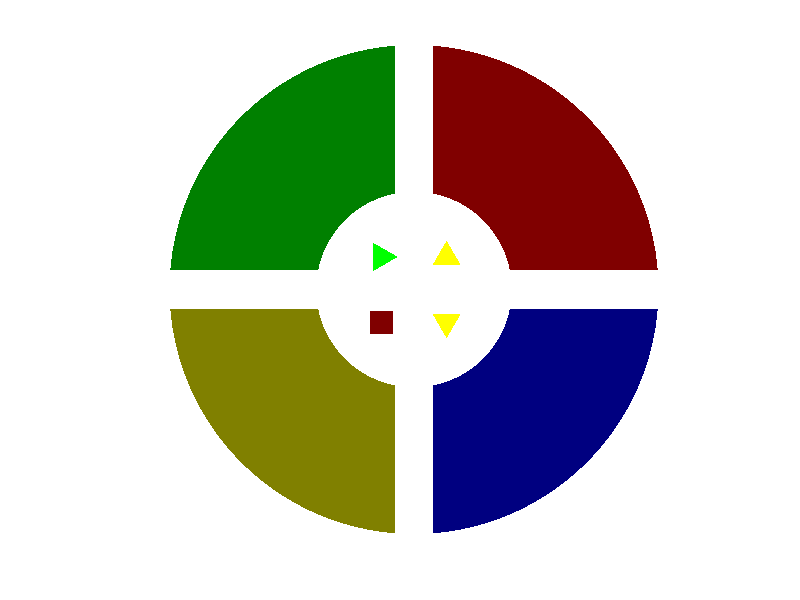

Recreate this plot in MATLAB.
function simon(varargin)
%SIMON Do what Simon Says...
%   SIMON starts the standard game.
%   SIMON(N) starts the game with N keys.
%
%   Instructions:
%   - Press the start button (the green triangle pointing to the right) to
%     start the game. 
%   - Look and listen to what Simon says and repeat it. 
%   - Press the stop button (the red square) to stop the game. 
%   - Press the up and down buttons (the yellow triangles pointing up and 
%     down) to change the number of buttons.
%   - The numbers in the middle give the current score, the high score and
%     the numbers of buttons.
%
%   Example:
%     simon    start the standard game with four buttons.
%     simon(6) start the game with six buttons.

%   Eduard van der Zwan, 21-Jan-2007

%handle input
if nargin==0
    numberOfButtons=4;
elseif nargin==1 
    numberOfButtons=varargin{1};
    if ~isnumeric(numberOfButtons)||rem(numberOfButtons,1)~=0||numberOfButtons<=1
        error('Input must be an integer larger then 1.')
    end
else
    error('Too many input arguments.')
end

%load high score file
highScoreFile=[fileparts(which(mfilename)) filesep 'simonHighScore.mat'];
if exist(highScoreFile,'file')
    load(highScoreFile)
    if length(highScore)<numberOfButtons
        %we started with a high number of buttons
        highScore(numberOfButtons)=0;
    end
else
    highScore=zeros(numberOfButtons,1);
end
%create figure
h.figure=figure(...
    'Name','Simon',...
    'NumberTitle','off',....
    'Color','k',...
    'Toolbar','none',...
    'MenuBar','none',...
    'CloseRequestFcn',@closeRequest);

%user data
g=struct(...
    'buttonTime',0.2,...seconds
    'intervalTime',0.3,...seconds
    'sampleFrequency',10000,...Hz
    'dimRatio',0.5,...ratio between lid and dimmed button color
    'innerRadius',1.2,...of the big buttons
    'outerRadius',3,...of the big buttons
    'buttonStepRatio',0.1,...ratio between gap and button size
    'startButtonColor',[0 1 0],...green
    'stopButtonColor',[1 0 0],...red
    'upDownButtonColor',[1 1 0],...yellow
    'buttonRadius',0.2,...of the small button
    'oldPosition',get(h.figure,'Position'),...
    'numberOfButtons',numberOfButtons,...
    'highScore',highScore,...
    'highScoreFile',highScoreFile,...
    'userSequence',[],...
    'simonSequence',[],...
    'playUserSequence',false);

set(h.figure,'UserData',g);

%create axes
h.axes=axes(...
    'DataAspectRatio',[1 1 1],...
    'NextPlot','add',...
    'Visible','off',...
    'Parent',h.figure);

%create small buttons
%location of buttuns relative to origin
xButton=[-2 -2 2 2]*g.buttonRadius;
yButton=[2 -2 2 -2]*g.buttonRadius;

%create start button
angle=linspace(0,2*pi,4);
x=xButton(1)+cos(angle)*g.buttonRadius;
y=yButton(1)+sin(angle)*g.buttonRadius;
h.startButton=patch(...
    x,y,g.startButtonColor,...
    'EdgeColor','none',...
    'Parent',h.axes,...
    'BusyAction','cancel',...
    'Interruptible','off');

%create stop button
angle=linspace(0.25*pi,2.25*pi,5);
x=xButton(2)+cos(angle)*g.buttonRadius;
y=yButton(2)+sin(angle)*g.buttonRadius;
h.stopButton=patch(...
    x,y,g.stopButtonColor*g.dimRatio,...
    'EdgeColor','none',...
    'Parent',h.axes,...
    'BusyAction','cancel',...
    'Interruptible','off');

%create up button
angle=linspace(0.5*pi,2.5*pi,4);
x=xButton(3)+cos(angle)*g.buttonRadius;
y=yButton(3)+sin(angle)*g.buttonRadius;
h.upButton=patch(...
    x,y,g.upDownButtonColor,...
    'EdgeColor','none',...
    'Parent',h.axes,...
    'BusyAction','cancel',...
    'Interruptible','off');

%create down button
angle=linspace(1.5*pi,3.5*pi,4);
x=xButton(4)+cos(angle)*g.buttonRadius;
y=yButton(4)+sin(angle)*g.buttonRadius;
h.downButton=patch(...
    x,y,g.upDownButtonColor,...
    'EdgeColor','none',...
    'Parent',h.axes,...
    'BusyAction','cancel',...
    'Interruptible','off');

%create score text
h.score=text(...
    'Parent',h.axes,...
    'HorizontalAlignment','Center',...
    'VerticalAlignment','Middle',...
    'FontSize',18,...
    'FontWeight','Bold',...
    'Color','w');
setScore(h)

%create buttons in circle
createButtons(h)


function createButtons(h)
%create buttons in the circle
g=get(h.figure,'UserData');

%determine colors and sounds
%about sounds:
%   the 'A' has a frequency of 440 Hz. All other frequncies of the piano
%   keys can be be determined with:
%       keyFrequency=440*2^(keyNumber/12) 
%   in which keyNumber is the number of the key relative to the 'A' key;
%   with 'A' being 0, left of that key minus numbers, and right of that key
%   plus numbers
if g.numberOfButtons==4 
    %original colors and sounds
    buttonCollor=[1 0 0;0 1 0;1 1 0;0 0 1]*g.dimRatio;
    %red = [1 0 0], green = [0 1 0], yellow = [1 1 0] and blue = [0 0 1]
    buttonFrequency=440*2.^([0 12 10 5]/12);
    %A = 0, a = 12, G = 10 and D = 5
else
    buttonCollor=hsv(g.numberOfButtons)*g.dimRatio;
    buttonFrequency=440*2.^((0:g.numberOfButtons-1)/12);
end

buttonWidthAngle=2*pi/g.numberOfButtons;
outerAngleStep=buttonWidthAngle*g.buttonStepRatio;
innerAngleStep=outerAngleStep*g.outerRadius/g.innerRadius;

h.button=[];
for buttonNumber=1:g.numberOfButtons
    %user data for button
    signalVector=sin(linspace(0,buttonFrequency(buttonNumber)*g.buttonTime*2*pi,g.sampleFrequency*g.buttonTime));
    b=struct(...
        'signalVector',signalVector,...
        'buttonNumber',buttonNumber);
    %draw button
    buttonAngle=(buttonNumber-1)*buttonWidthAngle;
    innerArc=linspace(buttonAngle,buttonAngle+buttonWidthAngle-innerAngleStep,20)+innerAngleStep/2;
    outerArc=linspace(buttonAngle,buttonAngle+buttonWidthAngle-outerAngleStep,40)+outerAngleStep/2;
    x=[g.innerRadius*cos(innerArc) g.outerRadius*cos(fliplr(outerArc))];
    y=[g.innerRadius*sin(innerArc) g.outerRadius*sin(fliplr(outerArc))];
    h.button(buttonNumber)=patch(...
        x,y,buttonCollor(buttonNumber,:),...
        'EdgeColor','none',...
        'Parent',h.axes,...
        'UserData',b,...
        'BusyAction','cancel',...
        'Interruptible','off');
end

%set object functions including the handles to above buttons
for buttonNumber=1:g.numberOfButtons
    set(h.button(buttonNumber),'ButtonDownFcn',{@buttonDown,h})
end
set(h.startButton,'ButtonDownFcn',{@startButtonDown,h});
set(h.stopButton,'ButtonDownFcn',{@stopButtonDown,h});
set(h.upButton,'ButtonDownFcn',{@upButtonDown,h});
set(h.downButton,'ButtonDownFcn',{@downButtonDown,h});
set(h.figure,'ResizeFcn',{@resize,h})


function startButtonDown(hStartButton,eventdata,h)
%start button is pressed
g=get(h.figure,'UserData');
startButtonColor=get(hStartButton,'FaceColor');
if isequal(startButtonColor,g.startButtonColor)
    %make buttons inactive
    set(hStartButton,'FaceColor',g.startButtonColor*g.dimRatio)
    set(h.upButton,'FaceColor',g.upDownButtonColor*g.dimRatio)
    set(h.downButton,'FaceColor',g.upDownButtonColor*g.dimRatio)
    %make stop button active
    set(h.stopButton,'FaceColor',g.stopButtonColor)
    playSimonSequence(h)
end


function stopButtonDown(hStopButton,eventdata,h)
%stop button is pressed
g=get(h.figure,'UserData');
stopButtonColor=get(hStopButton,'FaceColor');
if isequal(stopButtonColor,g.stopButtonColor)
    %make stop button inactive
    set(hStopButton,'FaceColor',g.stopButtonColor*g.dimRatio)
    %make buttons active
    set(h.startButton,'FaceColor',g.startButtonColor)
    set(h.upButton,'FaceColor',g.upDownButtonColor)
    set(h.downButton,'FaceColor',g.upDownButtonColor)
    %reset data
    g.userSequence=[];
    g.simonSequence=[];
    g.playUserSequence=false;
    set(h.figure,'UserData',g)
end


function upButtonDown(hUpButton,eventdata,h)
%up button is pressed
g=get(h.figure,'UserData');
upButtonColor=get(hUpButton,'FaceColor');
if isequal(upButtonColor,g.upDownButtonColor)
    g.numberOfButtons=g.numberOfButtons+1;
    %expand high score
    if length(g.highScore)<g.numberOfButtons
        g.highScore(g.numberOfButtons)=0;
    end
    set(h.figure,'UserData',g)
    setScore(h)
    delete(h.button)
    %create buttons in circle
    createButtons(h)
end


function downButtonDown(hDownButton,eventdata,h)
%down button is pressed
g=get(h.figure,'UserData');
downButtonColor=get(hDownButton,'FaceColor');
if isequal(downButtonColor,g.upDownButtonColor) && g.numberOfButtons>2
    g.numberOfButtons=g.numberOfButtons-1;
    set(h.figure,'UserData',g)
    setScore(h)
    delete(h.button)
    %create buttons in circle
    createButtons(h)
end


function buttonDown(hButton,eventdata,h)
%a button in the circle is pressed
g=get(h.figure,'UserData');
b=get(hButton,'UserData');

dimColor=get(hButton,'FaceColor');
litColor=dimColor/g.dimRatio;
%lid button and play sound
set(hButton,'FaceColor',litColor)
sound(b.signalVector,g.sampleFrequency)
pause(g.buttonTime)
set(hButton,'FaceColor',dimColor)
if g.playUserSequence
    %button is pressed by user
    g.userSequence(end+1)=b.buttonNumber;
    set(h.figure,'UserData',g);
    if isequal(g.userSequence,g.simonSequence)
        %user repeated Simon correctly
        playSimonSequence(h)
    elseif ~isequal(g.userSequence,g.simonSequence(1:length(g.userSequence)))
        %user made mistake
        stopButtonDown(h.stopButton,[],h)    
        %play rest of Simons sequence
        restSequence=g.simonSequence(length(g.userSequence):end);
        for counter=1:length(restSequence)
            pause(g.intervalTime)
            hButton=h.button(restSequence(counter));
            buttonDown(hButton,[],h);
        end
    end
end

function closeRequest(hFigure,eventdata)
%figure is closed 
g=get(hFigure,'UserData');
%save high score
highScore=g.highScore;
save(g.highScoreFile,'highScore')
%and delete figure 
%error if a sequence is played
delete(hFigure)

function resize(hFigure,eventdata,h)
%figure is resized
g=get(hFigure,'UserData');
%change font of score text
newPosition=get(hFigure,'Position');
newFontSize=get(h.score,'FontSize')*min(newPosition(3:4))/min(g.oldPosition(3:4));
set(h.score,'FontSize',newFontSize)
g.oldPosition=newPosition;
set(hFigure,'UserData',g);


function playSimonSequence(h)
%Simon playes his sequence
g=get(h.figure,'UserData');
%change high score
if length(g.simonSequence)>g.highScore(g.numberOfButtons)
    g.highScore(g.numberOfButtons)=length(g.simonSequence);
end
set(h.figure,'UserData',g)
setScore(h)
%expand Simons sequence
g.simonSequence(end+1)=ceil(rand*g.numberOfButtons);
g.userSequence=[];
g.playUserSequence=false;
set(h.figure,'UserData',g)
%play sequence
for counter=1:length(g.simonSequence)
    pause(g.intervalTime)
    hButton=h.button(g.simonSequence(counter));
    buttonDown(hButton,[],h);
end
g.playUserSequence=true;
set(h.figure,'UserData',g);


function setScore(h)
%reset score text
g=get(h.figure,'UserData');
score=int2str(length(g.simonSequence));
highScore=int2str(g.highScore(g.numberOfButtons));
numberOfButtons=int2str(g.numberOfButtons);
set(h.score,'String',[score ' ' highScore ' ' numberOfButtons])

